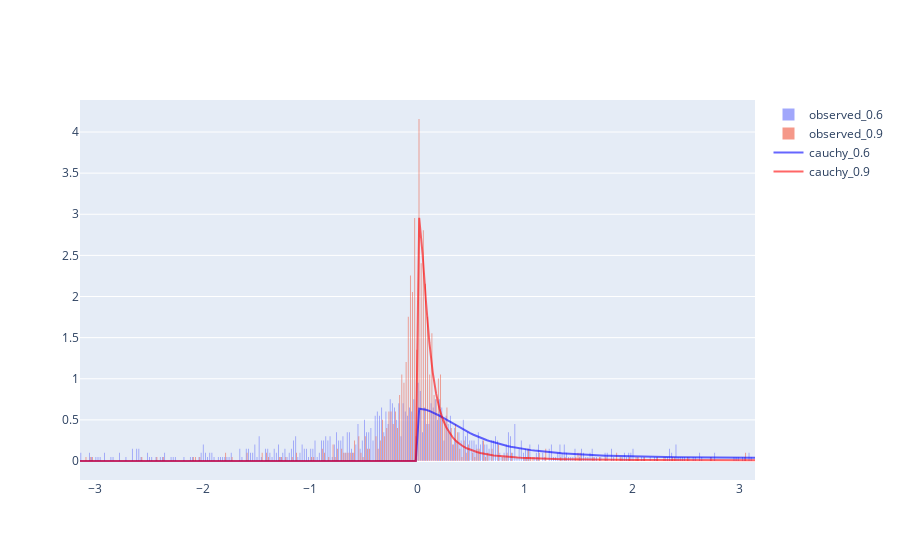

Write notebook code for a chart like this one.
### Code cell
# Check documentation
# https://plotly.com/python/histograms/

# PLot histogram
fig_met_df_3 = go.Figure()


# Histogram turning angle CRW_2d_df_6
## start - Add your code here
fig_met_df_3.add_trace(go.Histogram(x=TA_CRW_6_ref.TA, 
                                    histnorm="probability density", 
                                    nbinsx=500, opacity=0.6, 
                                    name="observed_0.6"))   
## end - Add your code here

# Histogram turning angle CRW_2d_df_9
## start - Add your code here
fig_met_df_3.add_trace(go.Histogram(x=TA_CRW_9_ref.TA, 
                                    histnorm="probability density", 
                                    nbinsx=500, 
                                    opacity=0.6, 
                                    name="observed_0.9"))   
## end - Add your code here

# Add origin distributions
## start - Add your code here
resolution = 200
aux_domain_pdf = np.linspace(-np.pi, np.pi, resolution)
cauchy_pdf_6 = np.array([wrapcauchy.pdf(i, 0.6) for i in aux_domain_pdf])
cauchy_pdf_9 = np.array([wrapcauchy.pdf(i, 0.9) for i in aux_domain_pdf])

fig_met_df_3.add_trace(go.Scatter(x = aux_domain_pdf,
                                       y = cauchy_pdf_6,
                                       marker = dict(size=2),
                                       line = dict(width=2, color="blue"),
                                       mode = "lines",
                                       name = "cauchy_0.6",
                                       showlegend = True, 
                                       opacity = 0.6))

fig_met_df_3.add_trace(go.Scatter(x = aux_domain_pdf,
                                       y = cauchy_pdf_9,
                                       marker = dict(size=2),
                                       line = dict(width=2, color="red"),
                                       mode = "lines",
                                       name = "cauchy_0.9",
                                       showlegend = True,
                                       opacity = 0.6))
## end - Add your code here

fig_met_df_3.show()

### Figure 1 — Plotly figure (JSON) as saved in the notebook; plotly's stock layout.template omitted (floating-point values rounded to 4 significant figures; data arrays with more than 128 entries replaced by an {"elided": "..."} marker saying what was removed)
{"data": [{"histnorm": "probability density", "name": "observed_0.6", "nbinsx": 500, "opacity": 0.6, "type": "histogram", "x": {"elided": "998 float values"}}, {"histnorm": "probability density", "name": "observed_0.9", "nbinsx": 500, "opacity": 0.6, "type": "histogram", "x": {"elided": "998 float values"}}, {"line": {"color": "blue", "width": 2}, "marker": {"size": 2}, "mode": "lines", "name": "cauchy_0.6", "opacity": 0.6, "showlegend": true, "type": "scatter", "x": {"elided": "200 float values"}, "y": {"elided": "200 float values"}}, {"line": {"color": "red", "width": 2}, "marker": {"size": 2}, "mode": "lines", "name": "cauchy_0.9", "opacity": 0.6, "showlegend": true, "type": "scatter", "x": {"elided": "200 float values"}, "y": {"elided": "200 float values"}}], "layout": {}}
